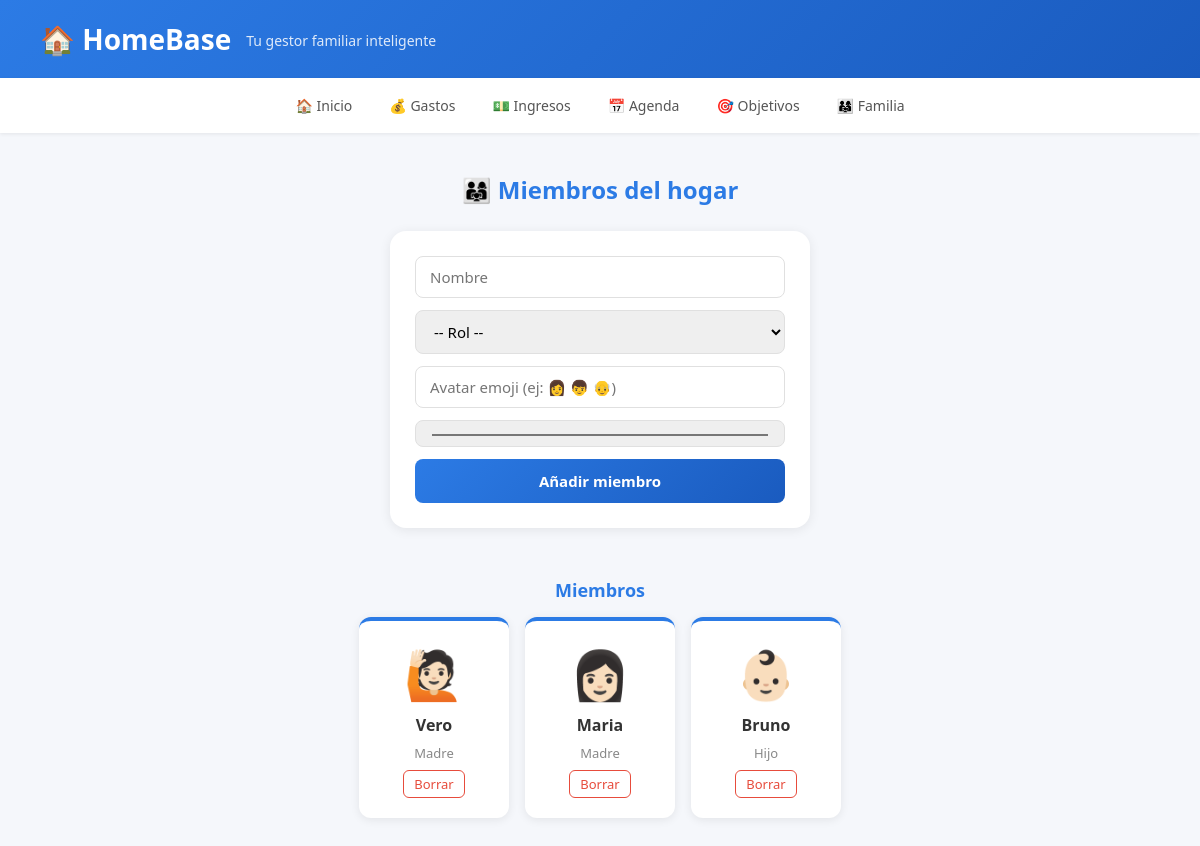
The app's page /familia with its own data.
### tables this page shows
CREATE TABLE familia(
            id INTEGER PRIMARY KEY AUTOINCREMENT,
            nombre TEXT NOT NULL,
            rol TEXT NOT NULL,
            avatar TEXT,
            color TEXT);

### app.py (the view, shortened to what this page needs)
@app.route('/familia', methods=['GET', 'POST'])
def familia():
    conn = get_db()
    miembros = conn.execute('SELECT * FROM familia').fetchall()
    conn.close()
    return render_template('familia.html', miembros=miembros)

### app.py (called while the page is built)
def get_db():
    conn = sqlite3.connect('homebase.db')
    conn.row_factory = sqlite3.Row
    return conn

### templates/familia.html (shortened to what this page needs)
<!DOCTYPE html>
<html lang="es">
<head>
    <link rel="stylesheet" href="{{ url_for('static', filename='css/estilo.css') }}">
</head>
<body>
    <header>
        <h1>🏠 HomeBase</h1>
        <p>Tu gestor familiar inteligente</p>
    </header>
    <nav>
        <a href="/">🏠 Inicio</a>
        <a href="/gastos">💰 Gastos</a>
        <a href="/ingresos">💵 Ingresos</a>
        <a href="/agenda">📅 Agenda</a>
        <a href="/objetivos">🎯 Objetivos</a>
        <a href="/familia">👨‍👩‍👧 Familia</a>
    </nav>
    <main>
        <h2>👨‍👩‍👧 Miembros del hogar</h2>
        <form class="formulario" method="POST" action="/familia">
            <input type="text" name="nombre" placeholder="Nombre" required>
            <select name="rol" required>
                <option value="">-- Rol --</option>
            </select>
            <input type="text" name="avatar" placeholder="Avatar emoji (ej: 👩 👦 👴)" maxlength="5">
            <input type="color" name="color" value="#2c7be5">
            <button type="submit">Añadir miembro</button>
        </form>
        <div class="lista-familia">
            <h3>Miembros</h3>
            {% if miembros %}
                <div class="familia-grid">
                {% for m in miembros %}
                    <div class="miembro-card" style="border-top: 4px solid {{ m['color'] }}">
                        <div class="miembro-avatar">{{ m['avatar'] }}</div>
                        <div class="miembro-nombre">{{ m['nombre'] }}</div>
                        <div class="miembro-rol">{{ m['rol'] }}</div>
                        <a href="/familia/borrar/{{ m['id'] }}" class="btn-borrar" onclick="return confirm('¿Seguro?')">Borrar</a>
                    </div>
                {% endfor %}
                </div>
            {% else %}
                <p>No hay miembros registrados todavía.</p>
            {% endif %}
        </div>
    </main>
</body>
</html>

### static/css/estilo.css (style rules this page uses)
* { margin: 0; padding: 0; box-sizing: border-box; font-family: 'Segoe UI', Arial, sans-serif; }
body { background-color: #f5f7fb; color: #333; }
header { background: linear-gradient(135deg, #2c7be5, #1a5bbf); color: white; padding: 20px 40px; display: flex; align-items: center; gap: 15px; box-shadow: 0 2px 10px rgba(0,0,0,0.15); }
header h1 { font-size: 28px; font-weight: 700; }
header p { font-size: 14px; opacity: 0.85; margin-top: 2px; }
nav { background-color: white; display: flex; justify-content: center; gap: 5px; padding: 10px 20px; box-shadow: 0 1px 4px rgba(0,0,0,0.08); }
nav a { color: #555; text-decoration: none; font-size: 14px; padding: 8px 16px; border-radius: 8px; transition: all 0.2s; font-weight: 500; }
main { padding: 40px 20px; width: 100%; display: flex; flex-direction: column; align-items: center; }
main h2 { font-size: 24px; color: #2c7be5; margin-bottom: 25px; text-align: center; }
.formulario { display: flex; flex-direction: column; align-items: center; gap: 12px; margin: 0 auto 30px; max-width: 420px; width: 100%; background: white; padding: 25px; border-radius: 16px; box-shadow: 0 2px 12px rgba(0,0,0,0.08); }
.formulario input, .formulario select { width: 100%; padding: 10px 14px; border-radius: 8px; border: 1.5px solid #e0e0e0; font-size: 15px; transition: border 0.2s; outline: none; }
.formulario button { width: 100%; padding: 12px; background: linear-gradient(135deg, #2c7be5, #1a5bbf); color: white; border: none; border-radius: 8px; font-size: 15px; font-weight: 600; cursor: pointer; transition: opacity 0.2s; }
.btn-borrar { color: #e74c3c; text-decoration: none; font-size: 13px; font-weight: 500; padding: 4px 10px; border-radius: 6px; border: 1px solid #e74c3c; transition: all 0.2s; }
.lista-familia { max-width: 700px; margin: 20px auto; width: 100%; padding: 0 10px; }
.lista-familia h3 { color: #2c7be5; margin-bottom: 15px; text-align: center; font-size: 18px; }
.familia-grid { display: flex; flex-wrap: wrap; gap: 16px; justify-content: center; }
.miembro-card { background: white; border-radius: 12px; padding: 20px; width: 150px; text-align: center; box-shadow: 0 2px 10px rgba(0,0,0,0.08); display: flex; flex-direction: column; align-items: center; gap: 8px; }
.miembro-avatar { font-size: 48px; }
.miembro-nombre { font-weight: 700; font-size: 16px; color: #333; }
.miembro-rol { font-size: 13px; color: #888; }

### records on screen
familia: avatar "🙋🏻‍", nombre "Vero", rol "Madre"
familia: avatar "👩🏻‍", nombre "Maria", rol "Madre"
familia: avatar "👶🏻", nombre "Bruno", rol "Hijo"
